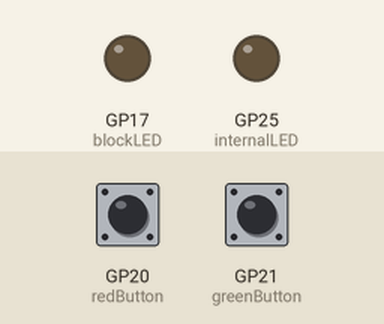
The program below on a simulated Raspberry Pi Pico running MicroPython. On the bench: output pins drawn as LEDs (lit = HIGH). Dashed ring = blinking. Inputs (shaded band) come from the test bench; at power-on: GP20 (redButton) LOW, GP21 (greenButton) LOW.

Above: at 1.2 s.
1.3 s: GP20 (redButton) pulled HIGH for 1 s
At 3.0 s:
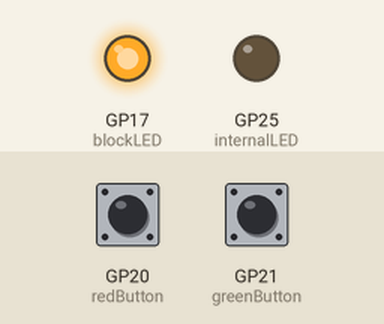
3.8 s: GP21 (greenButton) pulled HIGH for 3.2 s
At 3.9 s:
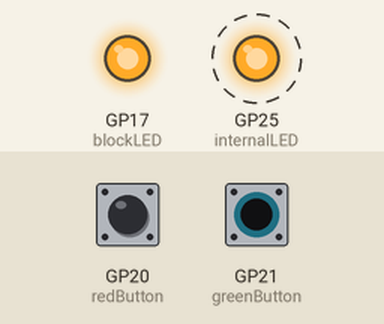
8.5 s: GP21 (greenButton) pulled HIGH for 0.25 s
At 9.1 s:
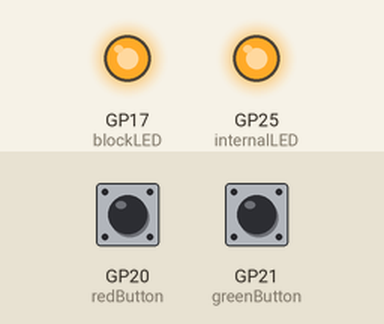
10.2 s: GP20 (redButton) pulled HIGH for 0.25 s
At 10.3 s:
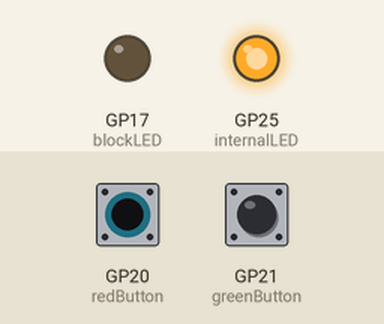
11.9 s: GP20 (redButton) pulled HIGH for 3.2 s
At 12.3 s:
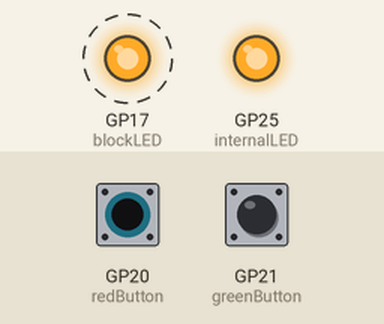
Timing chart, 0 to 16.5 s (numbered marks = the images above; inputs shaded):
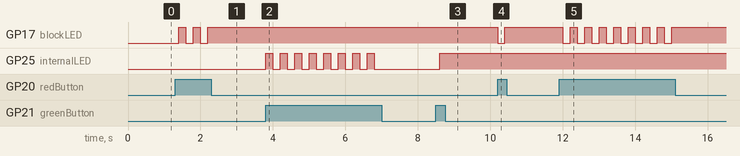

Measured:
- after the input at 1.3 s, GP17 (blockLED): alternates HIGH for 0.20 s and LOW for 0.20 s, 5 changes in all, then stays HIGH, starting after 0.10 s
- after the input at 3.8 s, GP25 (internalLED): alternates HIGH for 0.20 s and LOW for 0.20 s, 16 changes in all, then stays LOW, starting at once
- after the input at 8.5 s, GP25 (internalLED): LOW → HIGH after 0.10 s
- after the input at 10.2 s, GP17 (blockLED): HIGH → LOW at once, → HIGH 0.20 s later
- after the input at 11.9 s, GP17 (blockLED): alternates HIGH for 0.20 s and LOW for 0.20 s, 16 changes in all, then stays HIGH, starting after 0.10 s

The program:

Red_and_Green_Button_Toggle_LEDs_Day_3.py
```python
# Let it Glow Advent Calendar - Day 3
# Toggle Block (Red) LED and Internal LED (Green)
# Lori Pfahler
# December 5, 2023

from machine import Pin
from utime import sleep

# set up red and green buttons
redButton = Pin(20, Pin.IN, Pin.PULL_DOWN)
greenButton = Pin(21, Pin.IN, Pin.PULL_DOWN)

# setup block LED - red
blockLED = Pin(17, Pin.OUT)
# setup internal LED - green
internalLED = Pin(25, Pin.OUT)

# where the action happens
while True:
    sleep(0.2)
    if redButton.value() == 1:
        blockLED.toggle()
    if greenButton.value() == 1:
        internalLED.toggle()
```
